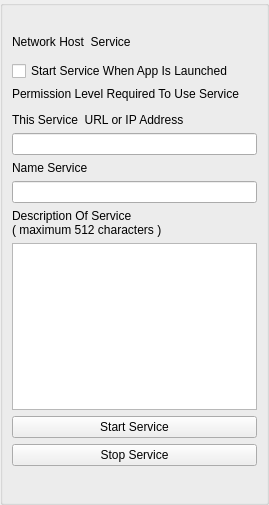
<?xml version="1.0" encoding="UTF-8"?>
<ui version="4.0">
 <class>NetworkHostServiceClass</class>
 <widget class="QWidget" name="NetworkHostServiceClass">
  <property name="geometry">
   <rect>
    <x>0</x>
    <y>0</y>
    <width>269</width>
    <height>505</height>
   </rect>
  </property>
  <property name="windowTitle">
   <string>Network Host Service</string>
  </property>
  <property name="styleSheet">
   <string notr="true"/>
  </property>
  <layout class="QVBoxLayout" name="verticalLayout">
   <property name="spacing">
    <number>0</number>
   </property>
   <property name="leftMargin">
    <number>0</number>
   </property>
   <property name="topMargin">
    <number>0</number>
   </property>
   <property name="rightMargin">
    <number>0</number>
   </property>
   <property name="bottomMargin">
    <number>0</number>
   </property>
   <item>
    <widget class="QGroupBox" name="ItemsGroupBox">
     <property name="minimumSize">
      <size>
       <width>0</width>
       <height>0</height>
      </size>
     </property>
     <property name="title">
      <string/>
     </property>
     <layout class="QVBoxLayout" name="verticalLayout_2">
      <item>
       <widget class="QLabel" name="m_StatusLabel">
        <property name="text">
         <string notr="true"/>
        </property>
       </widget>
      </item>
      <item>
       <widget class="QLabel" name="m_ServiceTitleLabel">
        <property name="text">
         <string>Network Host  Service</string>
        </property>
        <property name="wordWrap">
         <bool>true</bool>
        </property>
       </widget>
      </item>
      <item>
       <widget class="InformationWidget" name="m_InfoWidget" native="true"/>
      </item>
      <item>
       <widget class="QCheckBox" name="m_StartupCheckBox">
        <property name="text">
         <string>Start Service When App Is Launched</string>
        </property>
       </widget>
      </item>
      <item>
       <widget class="QLabel" name="m_PermissionLabel">
        <property name="text">
         <string>Permission Level Required To Use Service</string>
        </property>
       </widget>
      </item>
      <item>
       <widget class="PermissionWidget" name="m_PermissionWidget" native="true"/>
      </item>
      <item>
       <widget class="QLabel" name="m_UrlDescriptionLabel">
        <property name="text">
         <string>This Service  URL or IP Address</string>
        </property>
       </widget>
      </item>
      <item>
       <widget class="QLineEdit" name="m_UrlEdit"/>
      </item>
      <item>
       <widget class="QLabel" name="m_NameLabel">
        <property name="text">
         <string>Name Service</string>
        </property>
       </widget>
      </item>
      <item>
       <widget class="QLineEdit" name="m_NameEdit"/>
      </item>
      <item>
       <widget class="QLabel" name="m_DescriptionLabel">
        <property name="text">
         <string>Description Of Service  
( maximum 512 characters )</string>
        </property>
       </widget>
      </item>
      <item>
       <widget class="QPlainTextEdit" name="n_DescriptionEdit">
        <property name="sizePolicy">
         <sizepolicy hsizetype="Expanding" vsizetype="Preferred">
          <horstretch>0</horstretch>
          <verstretch>0</verstretch>
         </sizepolicy>
        </property>
       </widget>
      </item>
      <item>
       <widget class="QPushButton" name="m_StartButton">
        <property name="text">
         <string>Start Service</string>
        </property>
       </widget>
      </item>
      <item>
       <widget class="QPushButton" name="m_StopButton">
        <property name="sizePolicy">
         <sizepolicy hsizetype="Minimum" vsizetype="Preferred">
          <horstretch>0</horstretch>
          <verstretch>0</verstretch>
         </sizepolicy>
        </property>
        <property name="minimumSize">
         <size>
          <width>0</width>
          <height>0</height>
         </size>
        </property>
        <property name="text">
         <string>Stop Service</string>
        </property>
       </widget>
      </item>
      <item>
       <widget class="QLabel" name="m_ServiceStatusLabel">
        <property name="font">
         <font>
          <pointsize>10</pointsize>
         </font>
        </property>
        <property name="text">
         <string/>
        </property>
       </widget>
      </item>
      <item>
       <widget class="FriendListWidget" name="m_FriendListWidget" native="true">
        <property name="sizePolicy">
         <sizepolicy hsizetype="Expanding" vsizetype="Expanding">
          <horstretch>0</horstretch>
          <verstretch>0</verstretch>
         </sizepolicy>
        </property>
       </widget>
      </item>
     </layout>
    </widget>
   </item>
  </layout>
 </widget>
 <customwidgets>
  <customwidget>
   <class>FriendListWidget</class>
   <extends>QWidget</extends>
   <header>FriendListWidget.h</header>
   <container>1</container>
  </customwidget>
  <customwidget>
   <class>PermissionWidget</class>
   <extends>QWidget</extends>
   <header>PermissionWidget.h</header>
   <container>1</container>
  </customwidget>
  <customwidget>
   <class>InformationWidget</class>
   <extends>QWidget</extends>
   <header>InformationWidget.h</header>
   <container>1</container>
  </customwidget>
 </customwidgets>
 <resources>
  <include location="../NoLimitConnect.qrc"/>
 </resources>
 <connections/>
</ui>
